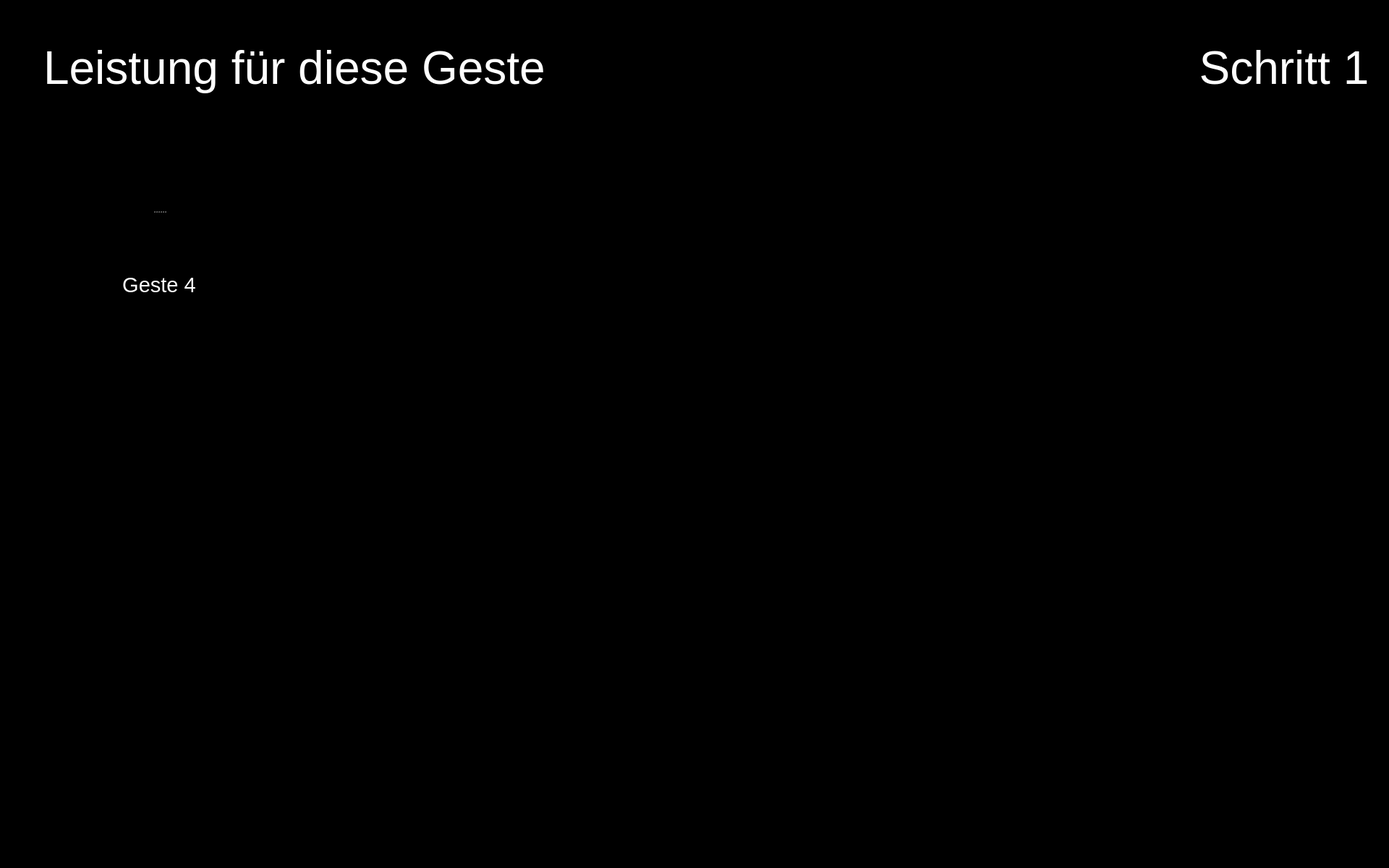
<?xml version="1.0" encoding="UTF-8"?>
<ui version="4.0">
 <class>Form</class>
 <widget class="QWidget" name="Form">
  <property name="geometry">
   <rect>
    <x>0</x>
    <y>0</y>
    <width>1920</width>
    <height>1200</height>
   </rect>
  </property>
  <property name="maximumSize">
   <size>
    <width>1920</width>
    <height>1200</height>
   </size>
  </property>
  <property name="windowTitle">
   <string>Form</string>
  </property>
  <property name="styleSheet">
   <string notr="true">background-color: rgb(0, 0, 0);</string>
  </property>
  <widget class="QPushButton" name="button_nav_left">
   <property name="enabled">
    <bool>true</bool>
   </property>
   <property name="geometry">
    <rect>
     <x>800</x>
     <y>560</y>
     <width>150</width>
     <height>150</height>
    </rect>
   </property>
   <property name="minimumSize">
    <size>
     <width>81</width>
     <height>81</height>
    </size>
   </property>
   <property name="maximumSize">
    <size>
     <width>150</width>
     <height>150</height>
    </size>
   </property>
   <property name="cursor">
    <cursorShape>OpenHandCursor</cursorShape>
   </property>
   <property name="focusPolicy">
    <enum>Qt::WheelFocus</enum>
   </property>
   <property name="contextMenuPolicy">
    <enum>Qt::DefaultContextMenu</enum>
   </property>
   <property name="layoutDirection">
    <enum>Qt::LeftToRight</enum>
   </property>
   <property name="autoFillBackground">
    <bool>false</bool>
   </property>
   <property name="styleSheet">
    <string notr="true"/>
   </property>
   <property name="icon">
    <iconset resource="resources/res.qrc">
     <normaloff>:/buttons/Button Left.svg</normaloff>:/buttons/Button Left.svg</iconset>
   </property>
   <property name="iconSize">
    <size>
     <width>144</width>
     <height>144</height>
    </size>
   </property>
   <property name="autoDefault">
    <bool>false</bool>
   </property>
   <property name="default">
    <bool>false</bool>
   </property>
   <property name="flat">
    <bool>true</bool>
   </property>
  </widget>
  <widget class="QPushButton" name="button_nav_right">
   <property name="enabled">
    <bool>true</bool>
   </property>
   <property name="geometry">
    <rect>
     <x>960</x>
     <y>560</y>
     <width>150</width>
     <height>150</height>
    </rect>
   </property>
   <property name="minimumSize">
    <size>
     <width>81</width>
     <height>81</height>
    </size>
   </property>
   <property name="maximumSize">
    <size>
     <width>150</width>
     <height>150</height>
    </size>
   </property>
   <property name="cursor">
    <cursorShape>OpenHandCursor</cursorShape>
   </property>
   <property name="focusPolicy">
    <enum>Qt::WheelFocus</enum>
   </property>
   <property name="contextMenuPolicy">
    <enum>Qt::DefaultContextMenu</enum>
   </property>
   <property name="layoutDirection">
    <enum>Qt::LeftToRight</enum>
   </property>
   <property name="autoFillBackground">
    <bool>false</bool>
   </property>
   <property name="styleSheet">
    <string notr="true"/>
   </property>
   <property name="icon">
    <iconset resource="resources/res.qrc">
     <normaloff>:/buttons/Button Right.svg</normaloff>:/buttons/Button Right.svg</iconset>
   </property>
   <property name="iconSize">
    <size>
     <width>144</width>
     <height>144</height>
    </size>
   </property>
   <property name="autoDefault">
    <bool>false</bool>
   </property>
   <property name="default">
    <bool>false</bool>
   </property>
   <property name="flat">
    <bool>true</bool>
   </property>
  </widget>
  <widget class="QPushButton" name="button_exit">
   <property name="enabled">
    <bool>true</bool>
   </property>
   <property name="geometry">
    <rect>
     <x>1760</x>
     <y>1040</y>
     <width>150</width>
     <height>150</height>
    </rect>
   </property>
   <property name="minimumSize">
    <size>
     <width>81</width>
     <height>81</height>
    </size>
   </property>
   <property name="maximumSize">
    <size>
     <width>150</width>
     <height>150</height>
    </size>
   </property>
   <property name="cursor">
    <cursorShape>OpenHandCursor</cursorShape>
   </property>
   <property name="focusPolicy">
    <enum>Qt::WheelFocus</enum>
   </property>
   <property name="contextMenuPolicy">
    <enum>Qt::DefaultContextMenu</enum>
   </property>
   <property name="icon">
    <iconset resource="resources/res.qrc">
     <normaloff>:/buttons/Button Exit.svg</normaloff>:/buttons/Button Exit.svg</iconset>
   </property>
   <property name="iconSize">
    <size>
     <width>144</width>
     <height>144</height>
    </size>
   </property>
   <property name="autoDefault">
    <bool>false</bool>
   </property>
   <property name="default">
    <bool>false</bool>
   </property>
   <property name="flat">
    <bool>true</bool>
   </property>
  </widget>
  <widget class="QLabel" name="image_step">
   <property name="geometry">
    <rect>
     <x>1650</x>
     <y>170</y>
     <width>250</width>
     <height>250</height>
    </rect>
   </property>
   <property name="font">
    <font>
     <pointsize>48</pointsize>
    </font>
   </property>
   <property name="styleSheet">
    <string notr="true">color: rgb(255, 255, 255);</string>
   </property>
   <property name="text">
    <string/>
   </property>
   <property name="pixmap">
    <pixmap resource="resources/res.qrc">:/detected steps/Detected Step1_Button.png</pixmap>
   </property>
   <property name="alignment">
    <set>Qt::AlignCenter</set>
   </property>
   <property name="wordWrap">
    <bool>true</bool>
   </property>
  </widget>
  <widget class="QLabel" name="label_plot_1">
   <property name="geometry">
    <rect>
     <x>490</x>
     <y>180</y>
     <width>850</width>
     <height>340</height>
    </rect>
   </property>
   <property name="maximumSize">
    <size>
     <width>1200</width>
     <height>480</height>
    </size>
   </property>
   <property name="font">
    <font>
     <pointsize>48</pointsize>
    </font>
   </property>
   <property name="styleSheet">
    <string notr="true">color: rgb(255, 255, 255);</string>
   </property>
   <property name="text">
    <string/>
   </property>
   <property name="scaledContents">
    <bool>true</bool>
   </property>
  </widget>
  <widget class="QLabel" name="icon_newbie_1">
   <property name="enabled">
    <bool>true</bool>
   </property>
   <property name="geometry">
    <rect>
     <x>490</x>
     <y>380</y>
     <width>100</width>
     <height>100</height>
    </rect>
   </property>
   <property name="sizePolicy">
    <sizepolicy hsizetype="Preferred" vsizetype="Preferred">
     <horstretch>0</horstretch>
     <verstretch>0</verstretch>
    </sizepolicy>
   </property>
   <property name="maximumSize">
    <size>
     <width>100</width>
     <height>100</height>
    </size>
   </property>
   <property name="text">
    <string/>
   </property>
   <property name="pixmap">
    <pixmap resource="resources/res.qrc">:/img/Icon User.png</pixmap>
   </property>
   <property name="scaledContents">
    <bool>true</bool>
   </property>
  </widget>
  <widget class="QLabel" name="icon_reaction_1">
   <property name="enabled">
    <bool>true</bool>
   </property>
   <property name="geometry">
    <rect>
     <x>1400</x>
     <y>250</y>
     <width>200</width>
     <height>200</height>
    </rect>
   </property>
   <property name="sizePolicy">
    <sizepolicy hsizetype="Preferred" vsizetype="Preferred">
     <horstretch>0</horstretch>
     <verstretch>0</verstretch>
    </sizepolicy>
   </property>
   <property name="maximumSize">
    <size>
     <width>200</width>
     <height>200</height>
    </size>
   </property>
   <property name="text">
    <string/>
   </property>
   <property name="scaledContents">
    <bool>true</bool>
   </property>
  </widget>
  <widget class="QLabel" name="icon_expert_1">
   <property name="enabled">
    <bool>true</bool>
   </property>
   <property name="geometry">
    <rect>
     <x>490</x>
     <y>220</y>
     <width>100</width>
     <height>100</height>
    </rect>
   </property>
   <property name="sizePolicy">
    <sizepolicy hsizetype="Preferred" vsizetype="Preferred">
     <horstretch>0</horstretch>
     <verstretch>0</verstretch>
    </sizepolicy>
   </property>
   <property name="maximumSize">
    <size>
     <width>100</width>
     <height>100</height>
    </size>
   </property>
   <property name="text">
    <string/>
   </property>
   <property name="pixmap">
    <pixmap resource="resources/res.qrc">:/img/Icon Expert.png</pixmap>
   </property>
   <property name="scaledContents">
    <bool>true</bool>
   </property>
  </widget>
  <widget class="QLabel" name="label_text_step">
   <property name="geometry">
    <rect>
     <x>1650</x>
     <y>20</y>
     <width>250</width>
     <height>150</height>
    </rect>
   </property>
   <property name="font">
    <font>
     <family>Arial</family>
     <pointsize>48</pointsize>
     <weight>9</weight>
     <italic>false</italic>
     <bold>false</bold>
    </font>
   </property>
   <property name="styleSheet">
    <string notr="true">font: 75 48pt &quot;Arial&quot;;
color: rgb(255, 255, 255);</string>
   </property>
   <property name="text">
    <string>Schritt 1</string>
   </property>
   <property name="textFormat">
    <enum>Qt::RichText</enum>
   </property>
   <property name="alignment">
    <set>Qt::AlignCenter</set>
   </property>
   <property name="wordWrap">
    <bool>true</bool>
   </property>
  </widget>
  <widget class="QSplitter" name="splitter_4">
   <property name="geometry">
    <rect>
     <x>60</x>
     <y>210</y>
     <width>320</width>
     <height>282</height>
    </rect>
   </property>
   <property name="orientation">
    <enum>Qt::Vertical</enum>
   </property>
   <widget class="QLabel" name="image_required_3">
    <property name="maximumSize">
     <size>
      <width>320</width>
      <height>240</height>
     </size>
    </property>
    <property name="text">
     <string/>
    </property>
    <property name="pixmap">
     <pixmap resource="resources/res.qrc">:/img/gesture4.png</pixmap>
    </property>
    <property name="scaledContents">
     <bool>true</bool>
    </property>
   </widget>
   <widget class="QLabel" name="text_required_3">
    <property name="font">
     <font>
      <family>Arial</family>
      <pointsize>22</pointsize>
      <weight>9</weight>
      <italic>false</italic>
      <bold>false</bold>
     </font>
    </property>
    <property name="styleSheet">
     <string notr="true">font: 75 22pt &quot;Arial&quot;;
color: rgb(255, 255, 255);</string>
    </property>
    <property name="text">
     <string>Geste 4</string>
    </property>
    <property name="textFormat">
     <enum>Qt::PlainText</enum>
    </property>
    <property name="alignment">
     <set>Qt::AlignCenter</set>
    </property>
    <property name="wordWrap">
     <bool>true</bool>
    </property>
   </widget>
  </widget>
  <widget class="QLabel" name="label_trouble">
   <property name="geometry">
    <rect>
     <x>60</x>
     <y>20</y>
     <width>1280</width>
     <height>150</height>
    </rect>
   </property>
   <property name="font">
    <font>
     <family>Arial</family>
     <pointsize>48</pointsize>
     <weight>9</weight>
     <italic>false</italic>
     <bold>false</bold>
    </font>
   </property>
   <property name="styleSheet">
    <string notr="true">font: 75 48pt &quot;Arial&quot;;
color: rgb(255, 255, 255);</string>
   </property>
   <property name="text">
    <string>Leistung für diese Geste</string>
   </property>
   <property name="textFormat">
    <enum>Qt::RichText</enum>
   </property>
   <property name="alignment">
    <set>Qt::AlignLeading|Qt::AlignLeft|Qt::AlignVCenter</set>
   </property>
   <property name="wordWrap">
    <bool>true</bool>
   </property>
  </widget>
 </widget>
 <resources>
  <include location="resources/res.qrc"/>
 </resources>
 <connections/>
</ui>
